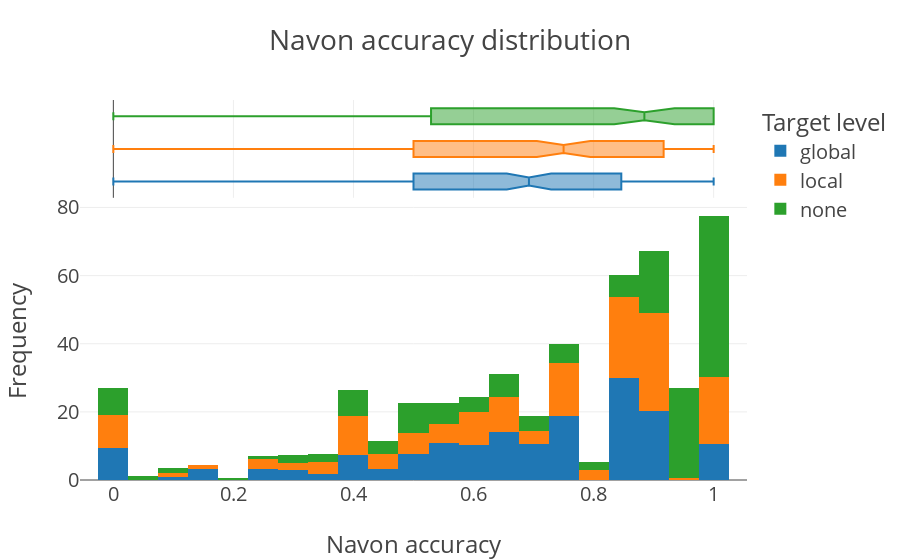

Notebook code for this chart:
### Code cell
fig = px.histogram(data_frame=df, x='navon_perc_correct', y='wcst_accuracy', color='navon_level_of_target', template='none',
                   marginal="box", title='Score distribution (WCST ~ Navon)')
fig.update_layout(
    title="Navon accuracy distribution",
    xaxis_title="Navon accuracy",
    yaxis_title="Frequency",
    legend_title="Target level",
    font=dict(size=20)
)
fig.show()

### Figure 1 — Plotly figure (JSON) as saved in the notebook; plotly's stock layout.template omitted (floating-point values rounded to 4 significant figures; data arrays with more than 128 entries replaced by an {"elided": "..."} marker saying what was removed)
{"data": [{"alignmentgroup": "True", "bingroup": "x", "histfunc": "sum", "hovertemplate": "navon_level_of_target=global<br>navon_perc_correct=%{x}<br>sum of wcst_accuracy=%{y}<extra></extra>", "legendgroup": "global", "marker": {"color": "#1F77B4", "pattern": {"shape": ""}}, "name": "global", "offsetgroup": "global", "orientation": "v", "showlegend": true, "type": "histogram", "x": {"elided": "216 float values"}, "xaxis": "x", "y": {"elided": "216 float values"}, "yaxis": "y"}, {"alignmentgroup": "True", "hovertemplate": "navon_level_of_target=global<br>navon_perc_correct=%{x}<extra></extra>", "legendgroup": "global", "marker": {"color": "#1F77B4"}, "name": "global", "notched": true, "offsetgroup": "global", "showlegend": false, "type": "box", "x": {"elided": "216 float values"}, "xaxis": "x2", "yaxis": "y2"}, {"alignmentgroup": "True", "bingroup": "x", "histfunc": "sum", "hovertemplate": "navon_level_of_target=local<br>navon_perc_correct=%{x}<br>sum of wcst_accuracy=%{y}<extra></extra>", "legendgroup": "local", "marker": {"color": "#FF7F0E", "pattern": {"shape": ""}}, "name": "local", "offsetgroup": "local", "orientation": "v", "showlegend": true, "type": "histogram", "x": {"elided": "216 float values"}, "xaxis": "x", "y": {"elided": "216 float values"}, "yaxis": "y"}, {"alignmentgroup": "True", "hovertemplate": "navon_level_of_target=local<br>navon_perc_correct=%{x}<extra></extra>", "legendgroup": "local", "marker": {"color": "#FF7F0E"}, "name": "local", "notched": true, "offsetgroup": "local", "showlegend": false, "type": "box", "x": {"elided": "216 float values"}, "xaxis": "x2", "yaxis": "y2"}, {"alignmentgroup": "True", "bingroup": "x", "histfunc": "sum", "hovertemplate": "navon_level_of_target=none<br>navon_perc_correct=%{x}<br>sum of wcst_accuracy=%{y}<extra></extra>", "legendgroup": "none", "marker": {"color": "#2CA02C", "pattern": {"shape": ""}}, "name": "none", "offsetgroup": "none", "orientation": "v", "showlegend": true, "type": "histogram", "x": {"elided": "216 float values"}, "xaxis": "x", "y": {"elided": "216 float values"}, "yaxis": "y"}, {"alignmentgroup": "True", "hovertemplate": "navon_level_of_target=none<br>navon_perc_correct=%{x}<extra></extra>", "legendgroup": "none", "marker": {"color": "#2CA02C"}, "name": "none", "notched": true, "offsetgroup": "none", "showlegend": false, "type": "box", "x": {"elided": "216 float values"}, "xaxis": "x2", "yaxis": "y2"}], "layout": {"barmode": "relative", "font": {"size": 20}, "legend": {"title": {"text": "Target level"}, "tracegroupgap": 0}, "title": {"text": "Navon accuracy distribution"}, "xaxis": {"anchor": "y", "domain": [0, 1], "title": {"text": "Navon accuracy"}}, "xaxis2": {"anchor": "y2", "domain": [0, 1], "matches": "x", "showgrid": true, "showticklabels": false}, "yaxis": {"anchor": "x", "domain": [0, 0.7326], "title": {"text": "Frequency"}}, "yaxis2": {"anchor": "x2", "domain": [0.7426, 1], "matches": "y2", "showgrid": false, "showline": false, "showticklabels": false, "ticks": ""}}}
